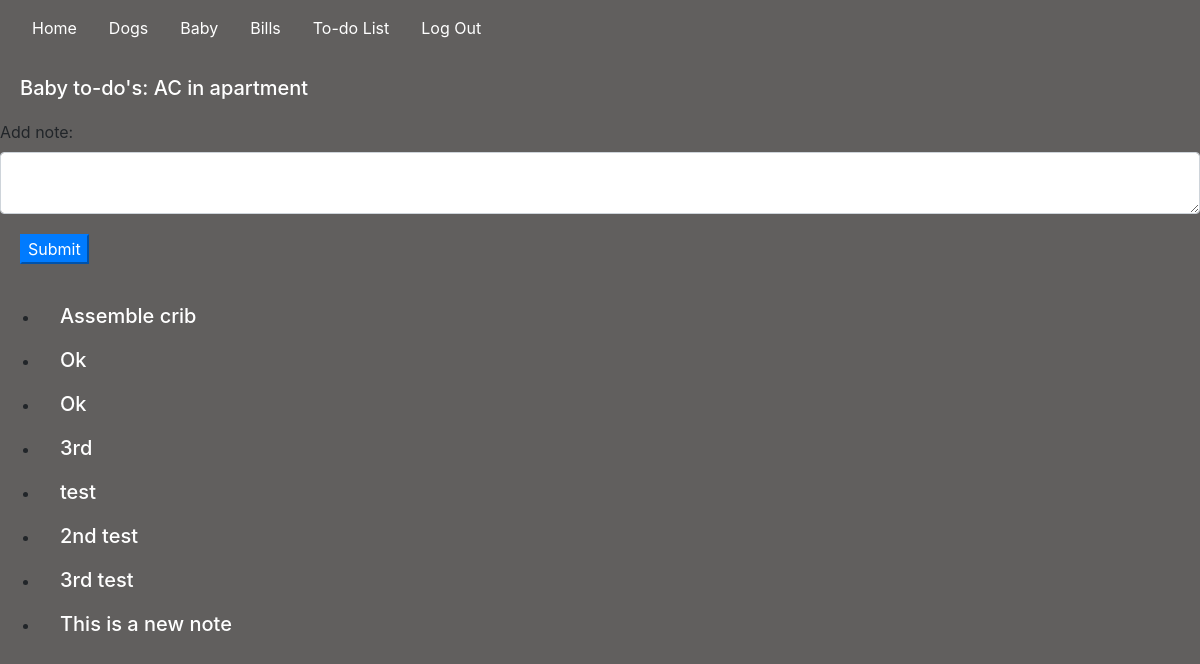
Screenshot of /baby (signed in) with the database file from the repository.
### housemanager/models.py (models this page shows, shortened)
class Todo(models.Model):
    todo = models.CharField(max_length = 200)
    done = models.BooleanField(default=False)
    todo_date = models.DateField(default=datetime.now, blank=True)
    todo_cat = models.CharField(max_length=200, blank = True)

class Baby(models.Model):
    baby_name = models.CharField(max_length=100, default="Iora")
    baby_note = models.TextField(blank=True)
    def __str__(self):
        return f"{self.baby_name}"

### housemanager/views.py (the view)
# urls.py: path("baby", views.baby, name="baby"),
@login_required(login_url="/login")
@csrf_exempt
def baby(request):
    if request.method == "GET":
        baby = Baby.objects.all()
        print(baby)
        baby_todo = Todo.objects.filter(todo_cat="Baby", done=False)
        return render(request, "housemanager/baby.html", {
            "baby_todo": baby_todo,
            "baby": baby
        })
    else:
        data = json.loads(request.body)
        note = data.get("note")
        baby_note = Baby(baby_note=note)
        baby_note.save()
        return JsonResponse({"message": "Note added"}, status=201)

### housemanager/templates/housemanager/baby.html (shortened to what this page needs)
{% extends "housemanager/layout.html" %}
{% load static %}
{% block body %}
{% for baby_todo in baby_todo %}
    <h5>Baby to-do's: {{baby_todo.todo}}</h5>
{% endfor %}
<label for="note">Add note:</label>
<textarea class="form-control" id="note"></textarea>
<button class="btn-primary" id="note-but">Submit</button>
<div>
    <ul id="baby-notes">
        {% for baby in baby %}
        <li>
            <h5>{{baby.baby_note}}</h5>
        </li>
        {% endfor %}
    </ul>
</div>
{% endblock %}

### housemanager/static/housemanager/styles.css (style rules this page uses)
html, body { background-color: #615f5e; margin: 0; padding: 0; display: block; }
h5, h6 { color: white; margin: 20px; }
.btn-primary { margin: 20px; }

### rows the page displays
Todo: todo "AC in apartment"
Baby: baby_note "Assemble crib"
Baby: baby_note "Ok"
Baby: baby_note "Ok"
Baby: baby_note "3rd"
Baby: baby_note "test"
Baby: baby_note "2nd test"
Baby: baby_note "3rd test"
Baby: baby_note "This is a new note"
